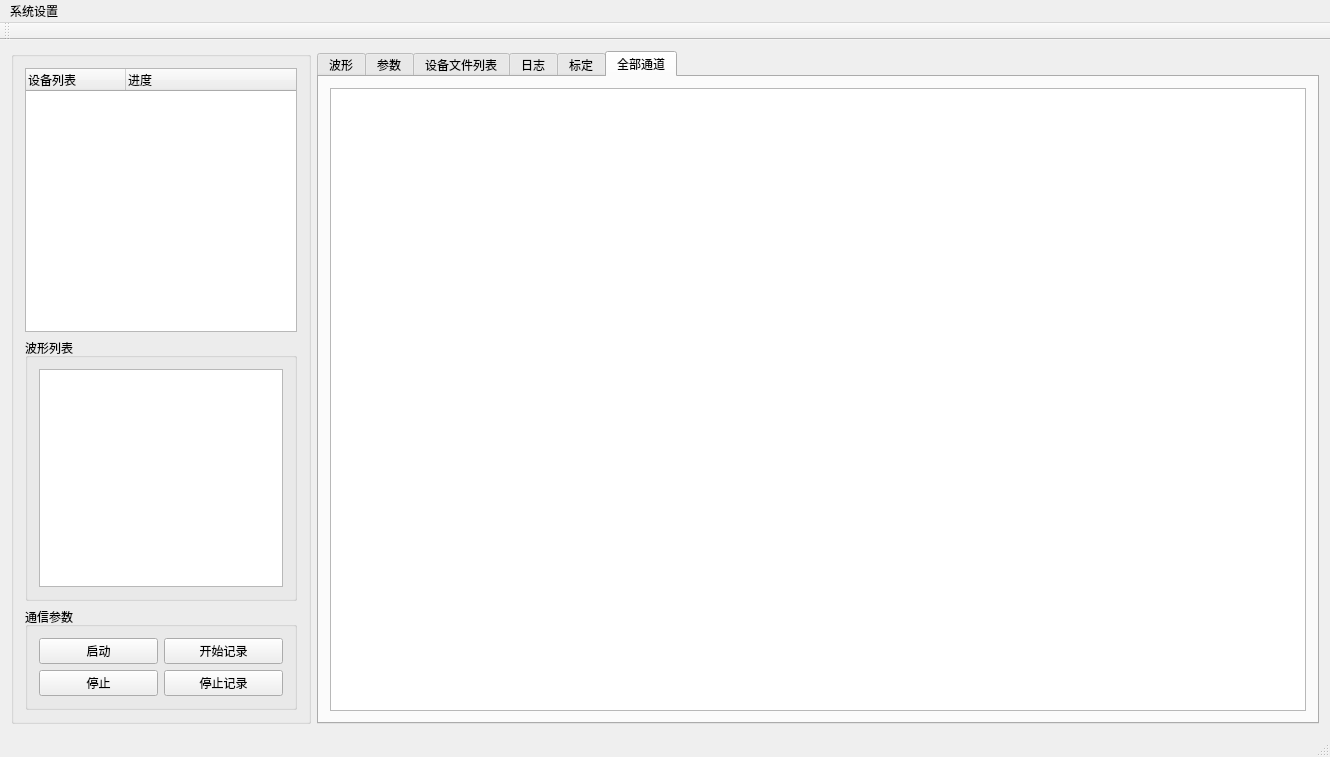
<?xml version="1.0" encoding="UTF-8"?>
<ui version="4.0">
 <class>MainWindow</class>
 <widget class="QMainWindow" name="MainWindow">
  <property name="geometry">
   <rect>
    <x>0</x>
    <y>0</y>
    <width>1330</width>
    <height>757</height>
   </rect>
  </property>
  <property name="windowTitle">
   <string>BRANS-多通道数据采集分析管理系统4.0</string>
  </property>
  <widget class="QWidget" name="centralWidget">
   <layout class="QHBoxLayout" name="horizontalLayout_2">
    <item>
     <widget class="QGroupBox" name="groupBox_2">
      <property name="minimumSize">
       <size>
        <width>200</width>
        <height>0</height>
       </size>
      </property>
      <property name="maximumSize">
       <size>
        <width>300</width>
        <height>16777215</height>
       </size>
      </property>
      <property name="title">
       <string/>
      </property>
      <layout class="QVBoxLayout" name="verticalLayout_3">
       <item>
        <widget class="QTreeWidget" name="treeWidget">
         <property name="sizePolicy">
          <sizepolicy hsizetype="Preferred" vsizetype="Expanding">
           <horstretch>0</horstretch>
           <verstretch>0</verstretch>
          </sizepolicy>
         </property>
         <property name="minimumSize">
          <size>
           <width>100</width>
           <height>0</height>
          </size>
         </property>
         <column>
          <property name="text">
           <string>设备列表</string>
          </property>
         </column>
         <column>
          <property name="text">
           <string>进度</string>
          </property>
         </column>
        </widget>
       </item>
       <item>
        <widget class="QGroupBox" name="groupBox_3">
         <property name="title">
          <string>波形列表</string>
         </property>
         <layout class="QVBoxLayout" name="verticalLayout">
          <item>
           <widget class="QListWidget" name="listWidget"/>
          </item>
         </layout>
        </widget>
       </item>
       <item>
        <widget class="QGroupBox" name="groupBox">
         <property name="title">
          <string>通信参数</string>
         </property>
         <layout class="QGridLayout" name="gridLayout">
          <item row="1" column="1">
           <widget class="QPushButton" name="btnStart">
            <property name="text">
             <string>开始记录</string>
            </property>
           </widget>
          </item>
          <item row="2" column="1">
           <widget class="QPushButton" name="btnStop_2">
            <property name="text">
             <string>停止记录</string>
            </property>
           </widget>
          </item>
          <item row="1" column="0">
           <widget class="QPushButton" name="btnWaveStart">
            <property name="text">
             <string>启动</string>
            </property>
           </widget>
          </item>
          <item row="2" column="0">
           <widget class="QPushButton" name="btnStop">
            <property name="text">
             <string>停止</string>
            </property>
           </widget>
          </item>
         </layout>
        </widget>
       </item>
      </layout>
     </widget>
    </item>
    <item>
     <widget class="QTabWidget" name="tabWidget">
      <property name="currentIndex">
       <number>5</number>
      </property>
      <widget class="QWidget" name="tab">
       <attribute name="title">
        <string>波形</string>
       </attribute>
       <layout class="QHBoxLayout" name="horizontalLayout">
        <item>
         <widget class="QCustomPlot" name="plot" native="true">
          <property name="sizePolicy">
           <sizepolicy hsizetype="Expanding" vsizetype="Preferred">
            <horstretch>0</horstretch>
            <verstretch>0</verstretch>
           </sizepolicy>
          </property>
         </widget>
        </item>
        <item>
         <widget class="QGroupBox" name="groupBox_4">
          <property name="styleSheet">
           <string notr="true"/>
          </property>
          <property name="title">
           <string>通道选择</string>
          </property>
          <layout class="QVBoxLayout" name="verticalLayout_2">
           <item>
            <widget class="QCheckBox" name="rball">
             <property name="text">
              <string>全选</string>
             </property>
            </widget>
           </item>
           <item>
            <widget class="QLabel" name="label_26">
             <property name="text">
              <string/>
             </property>
            </widget>
           </item>
           <item>
            <widget class="QCheckBox" name="rb1">
             <property name="styleSheet">
              <string notr="true">border-color: rgb(0, 170, 255);
border-bottom:2px;</string>
             </property>
             <property name="text">
              <string>通道1</string>
             </property>
            </widget>
           </item>
           <item>
            <widget class="QLabel" name="label_12">
             <property name="text">
              <string/>
             </property>
            </widget>
           </item>
           <item>
            <widget class="QCheckBox" name="rb2">
             <property name="text">
              <string>通道2</string>
             </property>
            </widget>
           </item>
           <item>
            <widget class="QLabel" name="label_19">
             <property name="text">
              <string/>
             </property>
            </widget>
           </item>
           <item>
            <widget class="QCheckBox" name="rb3">
             <property name="text">
              <string>通道3</string>
             </property>
            </widget>
           </item>
           <item>
            <widget class="QLabel" name="label_25">
             <property name="text">
              <string/>
             </property>
            </widget>
           </item>
           <item>
            <widget class="QCheckBox" name="rb4">
             <property name="text">
              <string>通道4</string>
             </property>
            </widget>
           </item>
           <item>
            <widget class="QLabel" name="label_11">
             <property name="text">
              <string/>
             </property>
            </widget>
           </item>
           <item>
            <widget class="QCheckBox" name="rb5">
             <property name="text">
              <string>通道5</string>
             </property>
            </widget>
           </item>
           <item>
            <widget class="QLabel" name="label_24">
             <property name="text">
              <string/>
             </property>
            </widget>
           </item>
           <item>
            <widget class="QCheckBox" name="rb6">
             <property name="text">
              <string>通道6</string>
             </property>
            </widget>
           </item>
           <item>
            <widget class="QLabel" name="label_23">
             <property name="text">
              <string/>
             </property>
            </widget>
           </item>
           <item>
            <widget class="QCheckBox" name="rb7">
             <property name="text">
              <string>通道7</string>
             </property>
            </widget>
           </item>
           <item>
            <widget class="QLabel" name="label_22">
             <property name="text">
              <string/>
             </property>
            </widget>
           </item>
           <item>
            <widget class="QCheckBox" name="rb8">
             <property name="text">
              <string>通道8</string>
             </property>
            </widget>
           </item>
           <item>
            <widget class="QLabel" name="label_21">
             <property name="text">
              <string/>
             </property>
            </widget>
           </item>
          </layout>
         </widget>
        </item>
       </layout>
      </widget>
      <widget class="QWidget" name="tab_2">
       <attribute name="title">
        <string>参数</string>
       </attribute>
       <layout class="QVBoxLayout" name="verticalLayout_6">
        <item>
         <layout class="QHBoxLayout" name="horizontalLayout_3">
          <item>
           <widget class="QGroupBox" name="groupBox_5">
            <property name="minimumSize">
             <size>
              <width>400</width>
              <height>400</height>
             </size>
            </property>
            <property name="maximumSize">
             <size>
              <width>500</width>
              <height>500</height>
             </size>
            </property>
            <property name="title">
             <string>设备参数</string>
            </property>
            <layout class="QGridLayout" name="gridLayout_2">
             <item row="0" column="0">
              <widget class="QLabel" name="label_8">
               <property name="font">
                <font>
                 <family>Arial</family>
                 <pointsize>12</pointsize>
                </font>
               </property>
               <property name="text">
                <string>设备唯一编号</string>
               </property>
              </widget>
             </item>
             <item row="0" column="2">
              <widget class="QLineEdit" name="edtDevId">
               <property name="minimumSize">
                <size>
                 <width>0</width>
                 <height>32</height>
                </size>
               </property>
               <property name="font">
                <font>
                 <family>Arial</family>
                 <pointsize>12</pointsize>
                </font>
               </property>
              </widget>
             </item>
             <item row="3" column="0">
              <widget class="QLabel" name="label_7">
               <property name="font">
                <font>
                 <family>Arial</family>
                 <pointsize>12</pointsize>
                </font>
               </property>
               <property name="text">
                <string>设备时间</string>
               </property>
              </widget>
             </item>
             <item row="1" column="0">
              <widget class="QLabel" name="label">
               <property name="font">
                <font>
                 <family>Arial</family>
                 <pointsize>12</pointsize>
                </font>
               </property>
               <property name="text">
                <string>开始力值：</string>
               </property>
              </widget>
             </item>
             <item row="2" column="0">
              <widget class="QLabel" name="label_2">
               <property name="font">
                <font>
                 <family>Arial</family>
                 <pointsize>12</pointsize>
                </font>
               </property>
               <property name="text">
                <string>结束力值：</string>
               </property>
              </widget>
             </item>
             <item row="2" column="2">
              <widget class="QLineEdit" name="edtWetDown">
               <property name="minimumSize">
                <size>
                 <width>0</width>
                 <height>32</height>
                </size>
               </property>
               <property name="font">
                <font>
                 <family>Arial</family>
                 <pointsize>12</pointsize>
                </font>
               </property>
               <property name="text">
                <string/>
               </property>
              </widget>
             </item>
             <item row="1" column="2">
              <widget class="QLineEdit" name="edtWetUp">
               <property name="minimumSize">
                <size>
                 <width>0</width>
                 <height>32</height>
                </size>
               </property>
               <property name="font">
                <font>
                 <family>Arial</family>
                 <pointsize>12</pointsize>
                </font>
               </property>
              </widget>
             </item>
             <item row="3" column="2">
              <widget class="QLineEdit" name="edtTime">
               <property name="minimumSize">
                <size>
                 <width>0</width>
                 <height>32</height>
                </size>
               </property>
               <property name="font">
                <font>
                 <family>Arial</family>
                 <pointsize>12</pointsize>
                </font>
               </property>
               <property name="text">
                <string/>
               </property>
              </widget>
             </item>
             <item row="4" column="0">
              <widget class="QLabel" name="label_9">
               <property name="font">
                <font>
                 <family>Arial</family>
                 <pointsize>12</pointsize>
                </font>
               </property>
               <property name="text">
                <string>采集方式</string>
               </property>
              </widget>
             </item>
             <item row="4" column="2">
              <widget class="QComboBox" name="cbxMode">
               <property name="minimumSize">
                <size>
                 <width>0</width>
                 <height>32</height>
                </size>
               </property>
               <property name="font">
                <font>
                 <family>Arial</family>
                 <pointsize>12</pointsize>
                </font>
               </property>
               <item>
                <property name="text">
                 <string>自动保存模式</string>
                </property>
               </item>
               <item>
                <property name="text">
                 <string>实时发送模式
</string>
                </property>
               </item>
              </widget>
             </item>
             <item row="5" column="0">
              <widget class="QLabel" name="label_27">
               <property name="font">
                <font>
                 <family>Arial</family>
                 <pointsize>12</pointsize>
                </font>
               </property>
               <property name="text">
                <string>小数点位数</string>
               </property>
              </widget>
             </item>
             <item row="6" column="0">
              <widget class="QLabel" name="label_28">
               <property name="font">
                <font>
                 <family>Arial</family>
                 <pointsize>12</pointsize>
                </font>
               </property>
               <property name="text">
                <string>满量程</string>
               </property>
              </widget>
             </item>
             <item row="5" column="2">
              <widget class="QComboBox" name="cbxDot">
               <property name="minimumSize">
                <size>
                 <width>0</width>
                 <height>32</height>
                </size>
               </property>
               <property name="font">
                <font>
                 <family>Arial</family>
                 <pointsize>12</pointsize>
                </font>
               </property>
               <item>
                <property name="text">
                 <string>3</string>
                </property>
               </item>
               <item>
                <property name="text">
                 <string>2</string>
                </property>
               </item>
               <item>
                <property name="text">
                 <string>1</string>
                </property>
               </item>
               <item>
                <property name="text">
                 <string>0</string>
                </property>
               </item>
              </widget>
             </item>
             <item row="6" column="2">
              <widget class="QLineEdit" name="edtFull">
               <property name="font">
                <font>
                 <family>Arial</family>
                 <pointsize>12</pointsize>
                </font>
               </property>
              </widget>
             </item>
            </layout>
           </widget>
          </item>
          <item>
           <widget class="QGroupBox" name="groupBox_6">
            <property name="minimumSize">
             <size>
              <width>400</width>
              <height>400</height>
             </size>
            </property>
            <property name="maximumSize">
             <size>
              <width>500</width>
              <height>500</height>
             </size>
            </property>
            <property name="title">
             <string>通信参数</string>
            </property>
            <layout class="QGridLayout" name="gridLayout_3">
             <item row="1" column="0">
              <widget class="QLabel" name="label_17">
               <property name="font">
                <font>
                 <family>Arial</family>
                 <pointsize>12</pointsize>
                </font>
               </property>
               <property name="text">
                <string>子网掩码</string>
               </property>
              </widget>
             </item>
             <item row="1" column="1">
              <widget class="QLineEdit" name="edtNetmask">
               <property name="minimumSize">
                <size>
                 <width>0</width>
                 <height>32</height>
                </size>
               </property>
               <property name="font">
                <font>
                 <family>Arial</family>
                 <pointsize>12</pointsize>
                </font>
               </property>
               <property name="text">
                <string/>
               </property>
              </widget>
             </item>
             <item row="0" column="1">
              <widget class="QLineEdit" name="edtDevIp">
               <property name="minimumSize">
                <size>
                 <width>0</width>
                 <height>32</height>
                </size>
               </property>
               <property name="font">
                <font>
                 <family>Arial</family>
                 <pointsize>12</pointsize>
                </font>
               </property>
               <property name="text">
                <string/>
               </property>
              </widget>
             </item>
             <item row="0" column="0">
              <widget class="QLabel" name="label_13">
               <property name="font">
                <font>
                 <family>Arial</family>
                 <pointsize>12</pointsize>
                </font>
               </property>
               <property name="text">
                <string>设备IP：</string>
               </property>
              </widget>
             </item>
             <item row="2" column="0">
              <widget class="QLabel" name="label_18">
               <property name="font">
                <font>
                 <family>Arial</family>
                 <pointsize>12</pointsize>
                </font>
               </property>
               <property name="text">
                <string>网关</string>
               </property>
              </widget>
             </item>
             <item row="3" column="0">
              <widget class="QLabel" name="label_14">
               <property name="font">
                <font>
                 <family>Arial</family>
                 <pointsize>12</pointsize>
                </font>
               </property>
               <property name="text">
                <string>服务器IP</string>
               </property>
              </widget>
             </item>
             <item row="4" column="0">
              <widget class="QLabel" name="label_20">
               <property name="font">
                <font>
                 <family>Arial</family>
                 <pointsize>12</pointsize>
                </font>
               </property>
               <property name="text">
                <string>服务器端口</string>
               </property>
              </widget>
             </item>
             <item row="3" column="1">
              <widget class="QLineEdit" name="edtServerIp">
               <property name="minimumSize">
                <size>
                 <width>0</width>
                 <height>32</height>
                </size>
               </property>
               <property name="font">
                <font>
                 <family>Arial</family>
                 <pointsize>12</pointsize>
                </font>
               </property>
               <property name="text">
                <string/>
               </property>
              </widget>
             </item>
             <item row="2" column="1">
              <widget class="QLineEdit" name="edtGateway">
               <property name="minimumSize">
                <size>
                 <width>0</width>
                 <height>32</height>
                </size>
               </property>
               <property name="font">
                <font>
                 <family>Arial</family>
                 <pointsize>12</pointsize>
                </font>
               </property>
               <property name="text">
                <string/>
               </property>
              </widget>
             </item>
             <item row="5" column="0">
              <widget class="QLabel" name="label_15">
               <property name="font">
                <font>
                 <family>Arial</family>
                 <pointsize>12</pointsize>
                </font>
               </property>
               <property name="text">
                <string>ssid名称</string>
               </property>
              </widget>
             </item>
             <item row="5" column="1">
              <widget class="QLineEdit" name="edtSSID">
               <property name="minimumSize">
                <size>
                 <width>0</width>
                 <height>32</height>
                </size>
               </property>
               <property name="font">
                <font>
                 <family>Arial</family>
                 <pointsize>12</pointsize>
                </font>
               </property>
               <property name="text">
                <string/>
               </property>
              </widget>
             </item>
             <item row="4" column="1">
              <widget class="QLineEdit" name="edtServerPort">
               <property name="minimumSize">
                <size>
                 <width>0</width>
                 <height>32</height>
                </size>
               </property>
               <property name="font">
                <font>
                 <family>Arial</family>
                 <pointsize>12</pointsize>
                </font>
               </property>
               <property name="text">
                <string/>
               </property>
              </widget>
             </item>
             <item row="6" column="0">
              <widget class="QLabel" name="label_16">
               <property name="font">
                <font>
                 <family>Arial</family>
                 <pointsize>12</pointsize>
                </font>
               </property>
               <property name="text">
                <string>wifi密码</string>
               </property>
              </widget>
             </item>
             <item row="6" column="1">
              <widget class="QLineEdit" name="edtPassword">
               <property name="minimumSize">
                <size>
                 <width>0</width>
                 <height>32</height>
                </size>
               </property>
               <property name="font">
                <font>
                 <family>Arial</family>
                 <pointsize>12</pointsize>
                </font>
               </property>
               <property name="text">
                <string/>
               </property>
              </widget>
             </item>
            </layout>
           </widget>
          </item>
         </layout>
        </item>
        <item>
         <widget class="QGroupBox" name="groupBox_7">
          <property name="sizePolicy">
           <sizepolicy hsizetype="Preferred" vsizetype="Fixed">
            <horstretch>0</horstretch>
            <verstretch>0</verstretch>
           </sizepolicy>
          </property>
          <property name="minimumSize">
           <size>
            <width>0</width>
            <height>80</height>
           </size>
          </property>
          <property name="title">
           <string/>
          </property>
          <layout class="QHBoxLayout" name="horizontalLayout_4">
           <item>
            <spacer name="horizontalSpacer">
             <property name="orientation">
              <enum>Qt::Horizontal</enum>
             </property>
             <property name="sizeHint" stdset="0">
              <size>
               <width>811</width>
               <height>20</height>
              </size>
             </property>
            </spacer>
           </item>
           <item>
            <widget class="QPushButton" name="btnSavePara">
             <property name="minimumSize">
              <size>
               <width>50</width>
               <height>50</height>
              </size>
             </property>
             <property name="text">
              <string>保存</string>
             </property>
            </widget>
           </item>
          </layout>
         </widget>
        </item>
       </layout>
      </widget>
      <widget class="QWidget" name="tab_4">
       <attribute name="title">
        <string>设备文件列表</string>
       </attribute>
       <layout class="QVBoxLayout" name="verticalLayout_5">
        <item>
         <widget class="QListWidget" name="listFile"/>
        </item>
        <item>
         <layout class="QHBoxLayout" name="horizontalLayout_5">
          <item>
           <widget class="QLabel" name="label_10">
            <property name="text">
             <string>当前页</string>
            </property>
           </widget>
          </item>
          <item>
           <widget class="QComboBox" name="cbxCurPage"/>
          </item>
          <item>
           <widget class="QPushButton" name="btnGo">
            <property name="text">
             <string>跳转指定页</string>
            </property>
           </widget>
          </item>
          <item>
           <widget class="QPushButton" name="btnDelAll">
            <property name="text">
             <string>删除全部文件</string>
            </property>
           </widget>
          </item>
          <item>
           <spacer name="horizontalSpacer_2">
            <property name="orientation">
             <enum>Qt::Horizontal</enum>
            </property>
            <property name="sizeHint" stdset="0">
             <size>
              <width>40</width>
              <height>20</height>
             </size>
            </property>
           </spacer>
          </item>
          <item>
           <widget class="QPushButton" name="btnPrev">
            <property name="text">
             <string>上一页</string>
            </property>
           </widget>
          </item>
          <item>
           <widget class="QPushButton" name="btnNext">
            <property name="text">
             <string>下一页</string>
            </property>
           </widget>
          </item>
         </layout>
        </item>
       </layout>
      </widget>
      <widget class="QWidget" name="tab_3">
       <attribute name="title">
        <string>日志</string>
       </attribute>
       <layout class="QVBoxLayout" name="verticalLayout_4">
        <item>
         <widget class="QTextEdit" name="txtLog"/>
        </item>
        <item>
         <widget class="QGroupBox" name="groupBox_8">
          <property name="minimumSize">
           <size>
            <width>0</width>
            <height>70</height>
           </size>
          </property>
          <property name="title">
           <string/>
          </property>
          <widget class="QPushButton" name="btnClear">
           <property name="geometry">
            <rect>
             <x>10</x>
             <y>10</y>
             <width>121</width>
             <height>51</height>
            </rect>
           </property>
           <property name="minimumSize">
            <size>
             <width>0</width>
             <height>50</height>
            </size>
           </property>
           <property name="text">
            <string>清空</string>
           </property>
          </widget>
          <widget class="QPushButton" name="btnPause">
           <property name="geometry">
            <rect>
             <x>150</x>
             <y>10</y>
             <width>121</width>
             <height>51</height>
            </rect>
           </property>
           <property name="minimumSize">
            <size>
             <width>0</width>
             <height>50</height>
            </size>
           </property>
           <property name="text">
            <string>暂停</string>
           </property>
          </widget>
         </widget>
        </item>
       </layout>
      </widget>
      <widget class="QWidget" name="widget">
       <attribute name="title">
        <string>标定</string>
       </attribute>
       <widget class="QGroupBox" name="groupBox_9">
        <property name="geometry">
         <rect>
          <x>270</x>
          <y>140</y>
          <width>371</width>
          <height>321</height>
         </rect>
        </property>
        <property name="title">
         <string/>
        </property>
        <layout class="QGridLayout" name="gridLayout_4">
         <item row="0" column="0">
          <widget class="QLabel" name="label_3">
           <property name="text">
            <string>通道</string>
           </property>
          </widget>
         </item>
         <item row="0" column="1" colspan="2">
          <widget class="QComboBox" name="cbxChan">
           <property name="minimumSize">
            <size>
             <width>0</width>
             <height>30</height>
            </size>
           </property>
           <property name="font">
            <font>
             <family>Arial</family>
             <pointsize>12</pointsize>
            </font>
           </property>
           <item>
            <property name="text">
             <string>1</string>
            </property>
           </item>
           <item>
            <property name="text">
             <string>2</string>
            </property>
           </item>
           <item>
            <property name="text">
             <string>3</string>
            </property>
           </item>
           <item>
            <property name="text">
             <string>4</string>
            </property>
           </item>
           <item>
            <property name="text">
             <string>5</string>
            </property>
           </item>
           <item>
            <property name="text">
             <string>6</string>
            </property>
           </item>
           <item>
            <property name="text">
             <string>7</string>
            </property>
           </item>
           <item>
            <property name="text">
             <string>8</string>
            </property>
           </item>
          </widget>
         </item>
         <item row="1" column="0">
          <widget class="QLabel" name="label_5">
           <property name="text">
            <string>实时AD</string>
           </property>
          </widget>
         </item>
         <item row="1" column="1" colspan="2">
          <widget class="QLineEdit" name="edtRtAd">
           <property name="minimumSize">
            <size>
             <width>0</width>
             <height>30</height>
            </size>
           </property>
           <property name="font">
            <font>
             <family>Arial</family>
             <pointsize>12</pointsize>
            </font>
           </property>
          </widget>
         </item>
         <item row="2" column="0">
          <widget class="QLabel" name="label_6">
           <property name="text">
            <string>实时重量</string>
           </property>
          </widget>
         </item>
         <item row="2" column="1" colspan="2">
          <widget class="QLineEdit" name="edtrtWgt">
           <property name="minimumSize">
            <size>
             <width>0</width>
             <height>30</height>
            </size>
           </property>
           <property name="font">
            <font>
             <family>Arial</family>
             <pointsize>12</pointsize>
            </font>
           </property>
          </widget>
         </item>
         <item row="3" column="0">
          <widget class="QLabel" name="label_4">
           <property name="text">
            <string>标定重量</string>
           </property>
          </widget>
         </item>
         <item row="3" column="1" colspan="2">
          <widget class="QLineEdit" name="edtCalibWet">
           <property name="minimumSize">
            <size>
             <width>0</width>
             <height>30</height>
            </size>
           </property>
           <property name="font">
            <font>
             <family>Arial</family>
             <pointsize>12</pointsize>
            </font>
           </property>
          </widget>
         </item>
         <item row="4" column="1">
          <widget class="QPushButton" name="btnCalibZero">
           <property name="minimumSize">
            <size>
             <width>0</width>
             <height>35</height>
            </size>
           </property>
           <property name="text">
            <string>标定零点</string>
           </property>
          </widget>
         </item>
         <item row="4" column="2">
          <widget class="QPushButton" name="btnCalibWet">
           <property name="minimumSize">
            <size>
             <width>0</width>
             <height>35</height>
            </size>
           </property>
           <property name="text">
            <string>标定重量</string>
           </property>
          </widget>
         </item>
         <item row="4" column="0">
          <widget class="QPushButton" name="btnResetZero">
           <property name="minimumSize">
            <size>
             <width>0</width>
             <height>35</height>
            </size>
           </property>
           <property name="text">
            <string>清零</string>
           </property>
          </widget>
         </item>
        </layout>
       </widget>
      </widget>
      <widget class="QWidget" name="tab_5">
       <attribute name="title">
        <string>全部通道</string>
       </attribute>
       <layout class="QVBoxLayout" name="verticalLayout_7">
        <item>
         <widget class="QListWidget" name="listWidget_2">
          <property name="dragEnabled">
           <bool>false</bool>
          </property>
          <property name="movement">
           <enum>QListView::Static</enum>
          </property>
          <property name="viewMode">
           <enum>QListView::IconMode</enum>
          </property>
          <property name="selectionRectVisible">
           <bool>true</bool>
          </property>
         </widget>
        </item>
       </layout>
      </widget>
     </widget>
    </item>
   </layout>
  </widget>
  <widget class="QMenuBar" name="menuBar">
   <property name="geometry">
    <rect>
     <x>0</x>
     <y>0</y>
     <width>1330</width>
     <height>30</height>
    </rect>
   </property>
   <widget class="QMenu" name="menu_station">
    <property name="title">
     <string>系统设置</string>
    </property>
    <widget class="QMenu" name="menu">
     <property name="title">
      <string>工位设置</string>
     </property>
     <addaction name="actionStation1"/>
     <addaction name="actionStation2"/>
     <addaction name="action3"/>
     <addaction name="action4"/>
     <addaction name="action5"/>
     <addaction name="actionW"/>
     <addaction name="actionW_2"/>
     <addaction name="action2"/>
     <addaction name="action3_2"/>
     <addaction name="action3_3"/>
    </widget>
    <addaction name="menu"/>
    <addaction name="actionReset"/>
   </widget>
   <addaction name="menu_station"/>
  </widget>
  <widget class="QToolBar" name="mainToolBar">
   <attribute name="toolBarArea">
    <enum>TopToolBarArea</enum>
   </attribute>
   <attribute name="toolBarBreak">
    <bool>false</bool>
   </attribute>
  </widget>
  <widget class="QStatusBar" name="statusBar"/>
  <action name="actionStation1">
   <property name="checkable">
    <bool>true</bool>
   </property>
   <property name="text">
    <string>工位1</string>
   </property>
  </action>
  <action name="actionStation2">
   <property name="checkable">
    <bool>true</bool>
   </property>
   <property name="text">
    <string>工位2</string>
   </property>
  </action>
  <action name="actionReset">
   <property name="text">
    <string>复位设备</string>
   </property>
  </action>
  <action name="action3">
   <property name="checkable">
    <bool>true</bool>
   </property>
   <property name="text">
    <string>工位3</string>
   </property>
  </action>
  <action name="action4">
   <property name="checkable">
    <bool>true</bool>
   </property>
   <property name="text">
    <string>工位4</string>
   </property>
  </action>
  <action name="action5">
   <property name="checkable">
    <bool>true</bool>
   </property>
   <property name="text">
    <string>工位5</string>
   </property>
  </action>
  <action name="actionW">
   <property name="checkable">
    <bool>true</bool>
   </property>
   <property name="text">
    <string>工位6</string>
   </property>
  </action>
  <action name="actionW_2">
   <property name="checkable">
    <bool>true</bool>
   </property>
   <property name="text">
    <string>工位7</string>
   </property>
  </action>
  <action name="action2">
   <property name="text">
    <string>工位8</string>
   </property>
  </action>
  <action name="action3_2">
   <property name="checkable">
    <bool>true</bool>
   </property>
   <property name="text">
    <string>工位9</string>
   </property>
  </action>
  <action name="action3_3">
   <property name="checkable">
    <bool>true</bool>
   </property>
   <property name="text">
    <string>工位10</string>
   </property>
  </action>
 </widget>
 <layoutdefault spacing="6" margin="11"/>
 <customwidgets>
  <customwidget>
   <class>QCustomPlot</class>
   <extends>QWidget</extends>
   <header location="global">qcustomplot.h</header>
   <container>1</container>
  </customwidget>
 </customwidgets>
 <resources/>
 <connections/>
</ui>
